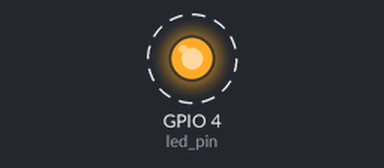
Simulated run of this program. Board: Raspberry Pi (BCM pin numbers). Shown: output pins drawn as LEDs (lit = HIGH). Dashed ring = blinking. At 10.0 s the program stops and its outputs stay as they are.

Above: at 0.05 s.
Timing chart, 0 to 3.0 s (numbered marks = the images above):
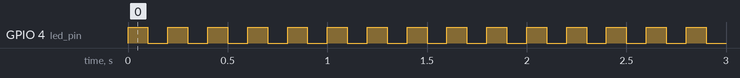

Measured:
- by itself, GPIO 4 (led_pin): alternates HIGH for 0.10 s and LOW for 0.10 s, 100 changes in all, then stays LOW

The program:

PWM.py
```python
import RPi.GPIO as GPIO
import time
# GPIO4にPWMを1[Hz]で出力するプログラム

GPIO.setmode(GPIO.BCM)

led_pin = 4
GPIO.setup(led_pin, GPIO.OUT)

led1 = GPIO.PWM(led_pin, 5)
led1.start(50)

#GPIO.output(led_pin, 1)

time.sleep(10)

led1.stop()
GPIO.cleanup()
```
